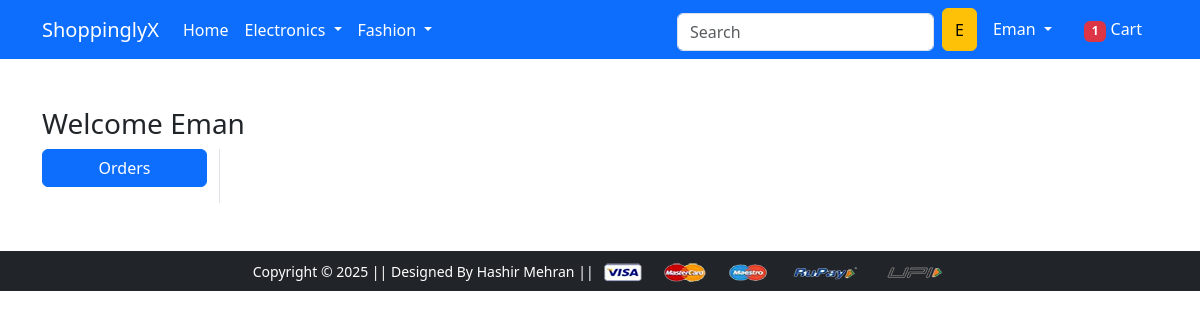
/orders/ (signed in), run on an earlier commit of the app's database.
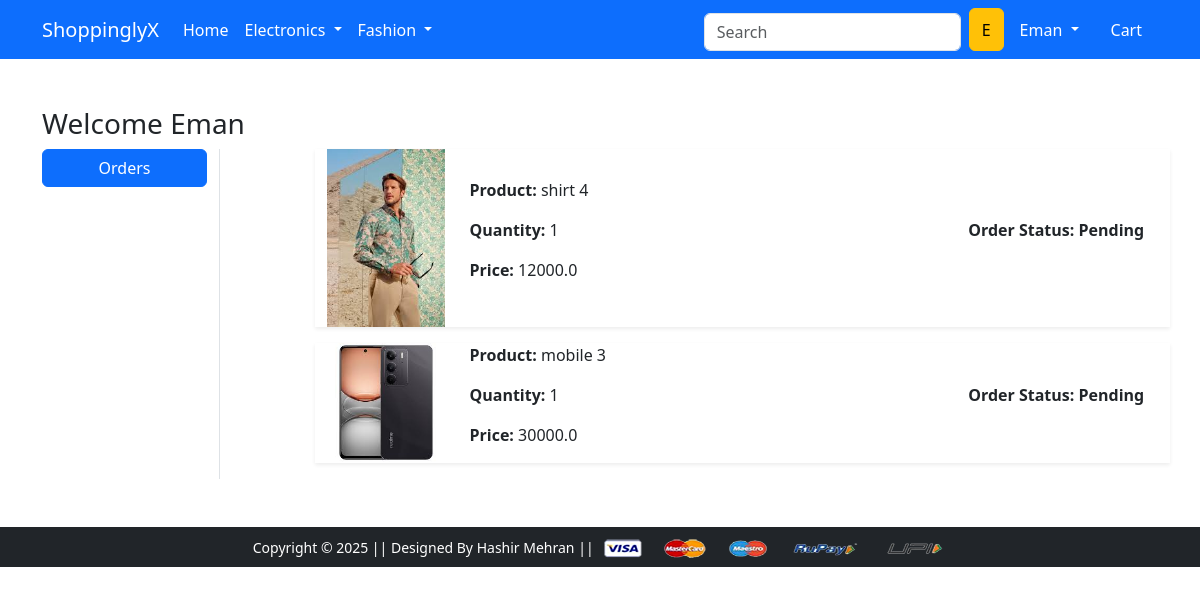
And on a later commit of the database.
### app/models.py (models this page shows, shortened)
class OrderPlaced(models.Model):
    user         = models.ForeignKey(User, on_delete=models.CASCADE)
    customer     = models.ForeignKey(Customer, on_delete=models.CASCADE)
    product      = models.ForeignKey(Product, on_delete=models.CASCADE)
    quantity     = models.PositiveIntegerField(default=1)
    ordered_date = models.DateTimeField(auto_now_add=True)
    status       = models.CharField(choices=STATES_CHOICES, max_length=50, default='Pending')
    @property
    def total_cost(self):
        return self.quantity * self.product.discounted_price

class Product(models.Model):
    title            = models.CharField(max_length=100)
    selling_price    = models.FloatField()
    discounted_price = models.FloatField()
    description      = models.TextField()
    brand            = models.CharField(max_length=100)
    category         = models.CharField(choices=CATEGORY_CHOICES, max_length=2)
    product_image    = models.ImageField(upload_to='productimg')

### app/views.py (the view)
# urls.py: path('orders/', views.orders, name='orders'),
@login_required
def orders(request):
 op = OrderPlaced.objects.filter(user=request.user)
 return render(request, 'app/orders.html', {'order_placed': op, 'active': 'btn-primary'})

### app/context_processors.py (called while the page is built)
def cart_item_count(request):
    cart_count = 0
    if request.user.is_authenticated:
        cart_count = Cart.objects.filter(user=request.user).count()  # Count items in the cart
    return {'cart_item_count': cart_count}

### app/templates/app/orders.html (shortened to what this page needs)
{% extends 'app/base.html' %}
{% load static %}
{% block main-content %}
<div class="container my-5">
  <div class="row">
    <h3>Welcome <span class="text-capitalize">{{ request.user.username }}</span></h3>
  </div>
  <div class="row">
    <div class="col-sm-2 border-end">
      <ul class="list-unstyled">
        <li class="d-grid"><a href="{% url 'orders' %}" class="btn btn-primary">Orders</a></li>
      </ul>
    </div>
    <div class="col-sm-9 offset-sm-1">
      {% for op in order_placed %}
        <div class="row shadow-sm mb-3 align-items-center">
          <div class="col-sm-2">
            <img src="{{ op.product.product_image.url }}" alt="" class="img-fluid" height="150" width="150">
          </div>
          <div class="col-sm-7">
            <p><strong>Product:</strong> {{ op.product.title }}</p>
            <p><strong>Quantity:</strong> {{ op.quantity }}</p>
            <p><strong>Price:</strong> {{ op.total_cost }}</p>
          </div>
          <div class="col-sm-3 fw-bold">
            <p><strong>Order Status:</strong> {{ op.status }}</p>
          </div>
        </div>
      {% endfor %}
    </div>
  </div>
</div>
{% endblock main-content %}

### app/templates/app/base.html (shortened to what this page needs)
<!doctype html>
{% load static %}
<html lang="en">
  <head>
    <link href="https://cdn.jsdelivr.net/npm/bootstrap@5.0.0-beta1/dist/css/bootstrap.min.css" rel="stylesheet">
    <link href="https://cdn.jsdelivr.net/npm/bootstrap@5.3.0-alpha1/dist/css/bootstrap.min.css" rel="stylesheet" />
    <link rel="stylesheet" href="{% static 'app/css/owl.carousel.min.css' %}">
    <link rel="stylesheet" href="{% static 'app/css/all.min.css' %}">
    <link rel="stylesheet" href="{% static 'app/css/style.css' %}">
  </head>
  <body>
    <nav class="navbar navbar-expand-lg navbar-dark bg-primary">
     <div class="container">
       <a class="navbar-brand" href="/">ShoppinglyX</a>
       <div class="collapse navbar-collapse" id="navbarSupportedContent">
         <ul class="navbar-nav me-auto mb-2 mb-lg-0">
           <li class="nav-item">
             <a class="nav-link active" aria-current="page" href="/">Home</a>
           </li>
           <li class="nav-item dropdown">
             <a class="nav-link dropdown-toggle text-white" href="#" id="electronicsDropdown" role="button" data-bs-toggle="dropdown" aria-expanded="false">
               Electronics
             </a>
           </li>
           <li class="nav-item dropdown">
             <a class="nav-link dropdown-toggle text-white" href="#" id="fashionDropdown" role="button" data-bs-toggle="dropdown" aria-expanded="false">
               Fashion
             </a>
           </li>
         </ul>
         <form class="d-flex">
           <input class="form-control me-2" type="search" placeholder="Search" aria-label="Search">
           <button class="btn btn-warning" type="submit">
            {{ request.user.username|slice:":1"|capfirst }}
        </button>
         </form>
         <div>
          <ul class="navbar-nav me-auto mb-2 mb-lg-0">
            {% if request.user.is_authenticated %}
           <li class="nav-item dropdown mx-2">
              <a class="nav-link dropdown-toggle text-white" href="#" id="profileDropdown" role="button" data-bs-toggle="dropdown" aria-expanded="false">
                {{request.user.username|capfirst}}
              </a>
            </li>
            <li class="nav-item mx-2">
              <a href="{% url 'showcart' %}" class="nav-link text-white">
                  {% if cart_item_count > 0 %}
                      <span class="badge bg-danger">{{ cart_item_count }}</span>
                  {% endif %}
                  Cart
              </a>
          </li>
          {% endif %}
          </ul>
         </div>
       </div>
     </div>
    </nav>
    {% block main-content %} {% endblock main-content %}
    <footer class="container-fluid bg-dark text-center p-2 mt-5">
        <small class="text-white">Copyright &copy; 2025 || Designed By Hashir Mehran || </small>
        <img src="{% static 'app/images/payment.png' %}" alt="" srcset="" class="img-fluid" height="2px">
    </footer>
  </body>
</html>

### app/templates/app/base.html (style rules this page uses)
form input, form select, form textarea { width: 100%; padding: 10px; margin-top: 5px; box-sizing: border-box; }

What changed in the data, as far as the page shows it:
added OrderPlaced: product.product_image (picture), product "shirt 4", quantity "1", total_cost "12000.0", status "Pending"
added OrderPlaced: product.product_image (picture), product "mobile 3", quantity "1", total_cost "30000.0", status "Pending"
Also different on the page:
{{ cart_item_count }}: "1" → (not shown)
